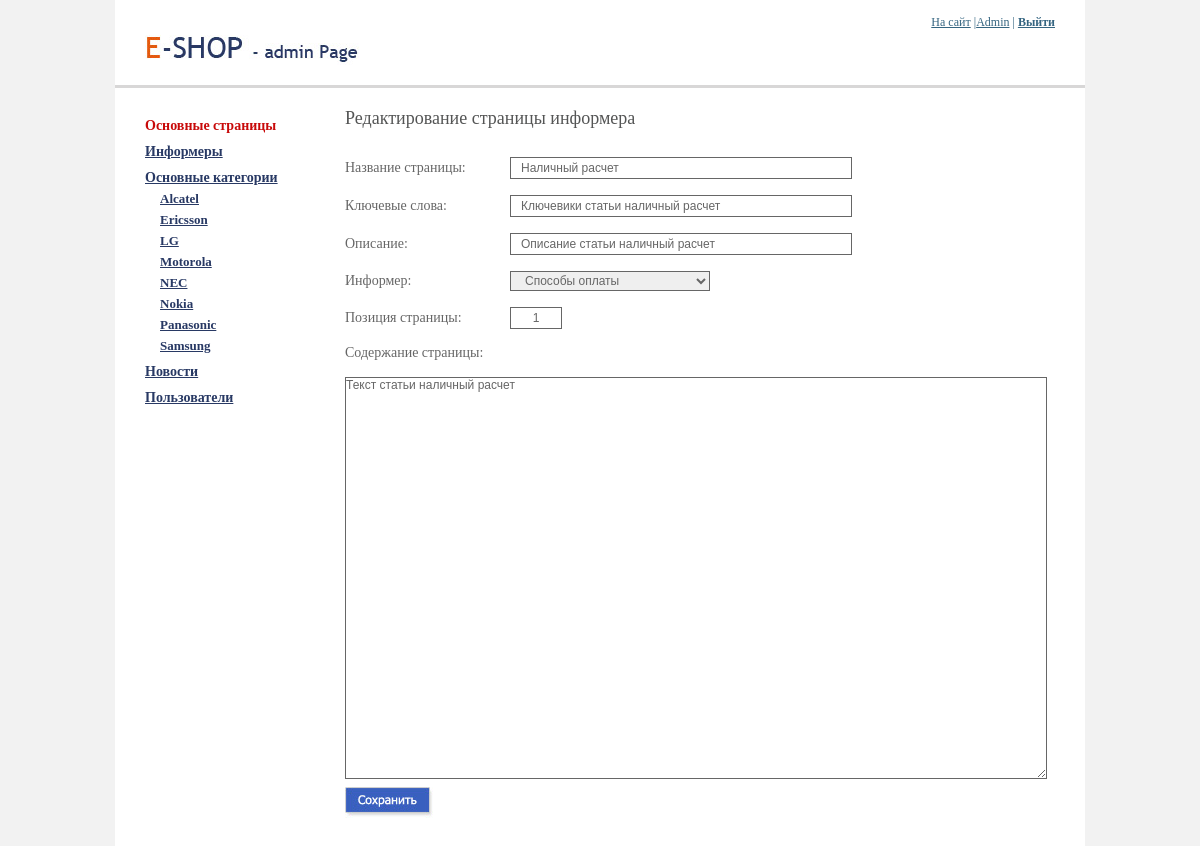
The app's page /admin/index.php?view=edit_link&link_id=1 with its own data.
### tables this page shows
CREATE TABLE IF NOT EXISTS `links` (
  `link_id` tinyint(3) unsigned NOT NULL AUTO_INCREMENT,
  `link_name` varchar(255) NOT NULL,
  `parent_informer` tinyint(3) unsigned NOT NULL,
  `links_position` tinyint(3) unsigned NOT NULL DEFAULT '0',
  `keywords` varchar(255) NOT NULL,
  `description` varchar(255) NOT NULL,
  `text` text NOT NULL,
  PRIMARY KEY (`link_id`)
);

CREATE TABLE IF NOT EXISTS `informers` (
  `informer_id` tinyint(3) unsigned NOT NULL AUTO_INCREMENT,
  `informer_name` varchar(255) NOT NULL,
  `informer_position` tinyint(3) unsigned NOT NULL DEFAULT '0',
  PRIMARY KEY (`informer_id`)
);

### admin/index.php (called while the page is built, shortened)
<?php
require_once '../functions/functions.php';
require_once 'functions/functions.php';
$cat = catalog();
$view = empty($_GET['view']) ? 'pages' : $_GET['view'];
switch ($view) {
    case('edit_link'):
        $link_id = (int)$_GET['link_id'];
        $informers = get_informers();
        $get_link = get_link($link_id);
        break;
}
include ADMIN_TEMPLATE . 'header.php';
include ADMIN_TEMPLATE . 'leftbar.php';
include ADMIN_TEMPLATE . $view . '.php';
?>

### admin/functions/functions.php (called while the page is built, shortened)
<?php defined('ISHOP') or die('Access denied');
function catalog()
{
    $query = "SELECT * FROM brands ORDER BY parent_id, brand_name";
    $res = mysql_query($query) or die(mysql_query());
    $cat = array();
    while ($row = mysql_fetch_assoc($res)) {
        if (!$row['parent_id']) {
            $cat[$row['brand_id']][] = $row['brand_name'];
        } else {
            $cat[$row['parent_id']]['sub'][$row['brand_id']] = $row['brand_name'];
        }
    }
    return $cat;
}
function get_informers()
{
    $query = "SELECT * FROM informers";
    $res = mysql_query($query);
    $informers = array();
    while ($row = mysql_fetch_assoc($res)) {
        $informers[] = $row;
    }
    return $informers;
}
function get_link($link_id)
{
    $query = "SELECT * FROM links WHERE link_id = $link_id";
    $res = mysql_query($query);
    $link = mysql_fetch_assoc($res);
    return $link;
}

### admin/templates/edit_link.php (the view, shortened to what this page needs)
<div class="content">
    <h2>Редактирование страницы информера</h2>
    <form action="" method="post">
        <table class="add_edit_page" cellspacing="0" cellpadding="0">
            <tr>
                <td class="add-edit-txt">Название страницы:</td>
                <td><input class="head-text" type="text" name="link_name"
                           value="<?= htmlspecialchars($get_link['link_name']) ?>"/></td>
            </tr>
            <tr>
                <td>Ключевые слова:</td>
                <td><input class="head-text" type="text" name="keywords"
                           value="<?= htmlspecialchars($get_link['keywords']) ?>"/></td>
            </tr>
            <tr>
                <td>Описание:</td>
                <td><input class="head-text" type="text" name="description"
                           value="<?= htmlspecialchars($get_link['description']) ?>"/></td>
            </tr>
            <tr>
                <td>Информер:</td>
                <td><select class="select-inf" name="parent_informer">
                        <?php foreach ($informers as $item): ?>
                            <option <?php if ($item['informer_id'] == $get_link['parent_informer']) echo "selected" ?>
                                value="<?= $item['informer_id'] ?>"><?= $item['informer_name'] ?></option>
                        <?php endforeach; ?>
                    </select></td>
            </tr>
            <tr>
                <td>Позиция страницы:</td>
                <td><input class="num-text" type="text" name="links_position"
                           value="<?= $get_link['links_position'] ?>"/></td>
            </tr>
            <tr>
                <td>Содержание страницы:</td>
                <td></td>
            </tr>
            <tr>
                <td colspan="2">
                    <textarea id="editor1" class="full-text" name="text"><?= $get_link['text'] ?></textarea>
                </td>
            </tr>
        </table>
        <input type="image" src="<?= ADMIN_TEMPLATE ?>images/save_btn.jpg"/>
    </form>
</div>
</div>
</div>
</body>
</html>

### admin/templates/header.php (shortened to what this page needs)
<!DOCTYPE html PUBLIC "-//W3C//DTD XHTML 1.0 Transitional//EN"
	"http://www.w3.org/TR/xhtml1/DTD/xhtml1-transitional.dtd">
<html xmlns="http://www.w3.org/1999/xhtml">
<head>
	<link rel="stylesheet" type="text/css" href="<?= ADMIN_TEMPLATE ?>style.css"/>
</head>
<body>
<div class="karkas">
	<div class="head">
		<a href="<?= PATH ?>admin"><img src="<?= ADMIN_TEMPLATE ?>images/logoAdm.jpg"/></a>
		<p><a href="/">На сайт</a> |<a href="">Admin</a> | <a href="#"><strong>Выйти</strong></a></p>
	</div>

### admin/templates/leftbar.php (shortened to what this page needs)
<div class="content-main">
    <div class="leftBar">
        <ul class="nav-left">
            <li><a href="<?= PATH ?>admin" class="nav-activ">Основные страницы</a></li>
            <li><a href="?view=informers">Информеры</a></li>
            <li><a href="?view=brands">Основные категории</a></li>
            <ul class="acordeon">
                <?php foreach ($cat as $key => $item): ?>
                    <?php if (count($item) > 1):  ?>
                        <li class="header_li"><a href="#"><?= $item[0] ?></a></li>
                    <?php elseif ($item[0]):  ?>
                        <li><a href="?view=cat&amp;category=<?= $key ?>"><?= $item[0] ?></a></li>
                    <?php endif; ?>
                <?php endforeach; ?>
            </ul>
            <li><a href="?view=news">Новости</a></li>
            <li><a href="#">Пользователи</a></li>
        </ul>
    </div>

### admin/templates/style.css (style rules this page uses)
* { padding: 0; margin: 0; }
img { border: none; }
body { background: #f2f2f2; }
.karkas { width: 970px; margin: 0 auto; background: #fff; }
.head { overflow: hidden; border-bottom: 3px solid #d8d7d7; }
.head img { float: left; margin: 35px 0 20px 30px; }
.head p { font: 12px Tahoma; float: right; color: #356581; margin: 15px 30px 0 0; }
.head p a { color: #356581; }
.content-main { width: 100%; overflow: hidden; }
.leftBar { float: left; width: 200px; padding: 20px 0 30px 30px; }
.nav-left { list-style: none; font: 14px "Trebuchet MS"; color: #283964; }
.nav-left li { margin: 10px 0 0 0; }
.nav-left li a { color: #283964; font-weight: bold; }
a.nav-activ { color: #C80A0A !important; text-decoration: none; }
.nav-left ul { list-style: none; margin: 0 0 10px 15px; font-size: 13px; }
.nav-left ul li { margin: 5px 0 0 0; }
.content { padding: 20px 0 30px 0; margin: 0 30px 0 230px; position: relative; }
.content h2 { font: 18px "Trebuchet MS"; color: #545555; margin: 0 0 20px 0; }
.add_edit_page { font: 14px Tahoma; color: #666666; width: 100%; border: 0; }
.add_edit_page td { padding: 8px 10px 8px 0; }
.head-text { border: 1px solid #666666; height: 20px; width: 320px; padding: 0 10px; font: 12px Verdana, Arial, Helvetica, sans-serif; color: #666; }
.num-text { border: 1px solid #666666; height: 20px; width: 30px; padding: 0 10px; font: 12px Verdana, Arial, Helvetica, sans-serif; color: #666; text-align: center; }
.add-edit-txt { width: 155px; }
.full-text { border: 1px solid #666666; height: 400px; width: 100%; padding: 0 0; font: 12px Verdana, Arial, Helvetica, sans-serif; color: #666; }
.select-inf { border: 1px solid #666666; color: #666666; font: 12px Verdana, Arial, Helvetica, sans-serif; height: 20px; padding: 0 0 0 10px; width: 200px; }

### records on screen
links: link_name "Наличный расчет", keywords "Ключевики статьи наличный расчет", description "Описание статьи наличный расчет", parent_informer "Способы оплаты", links_position "1", text "Текст статьи наличный расчет"

### other values on screen
$item[0] "Alcatel"
$item[0] "Ericsson"
$item[0] "LG"
$item[0] "Motorola"
$item[0] "NEC"
$item[0] "Nokia"
$item[0] "Panasonic"
$item[0] "Samsung"
